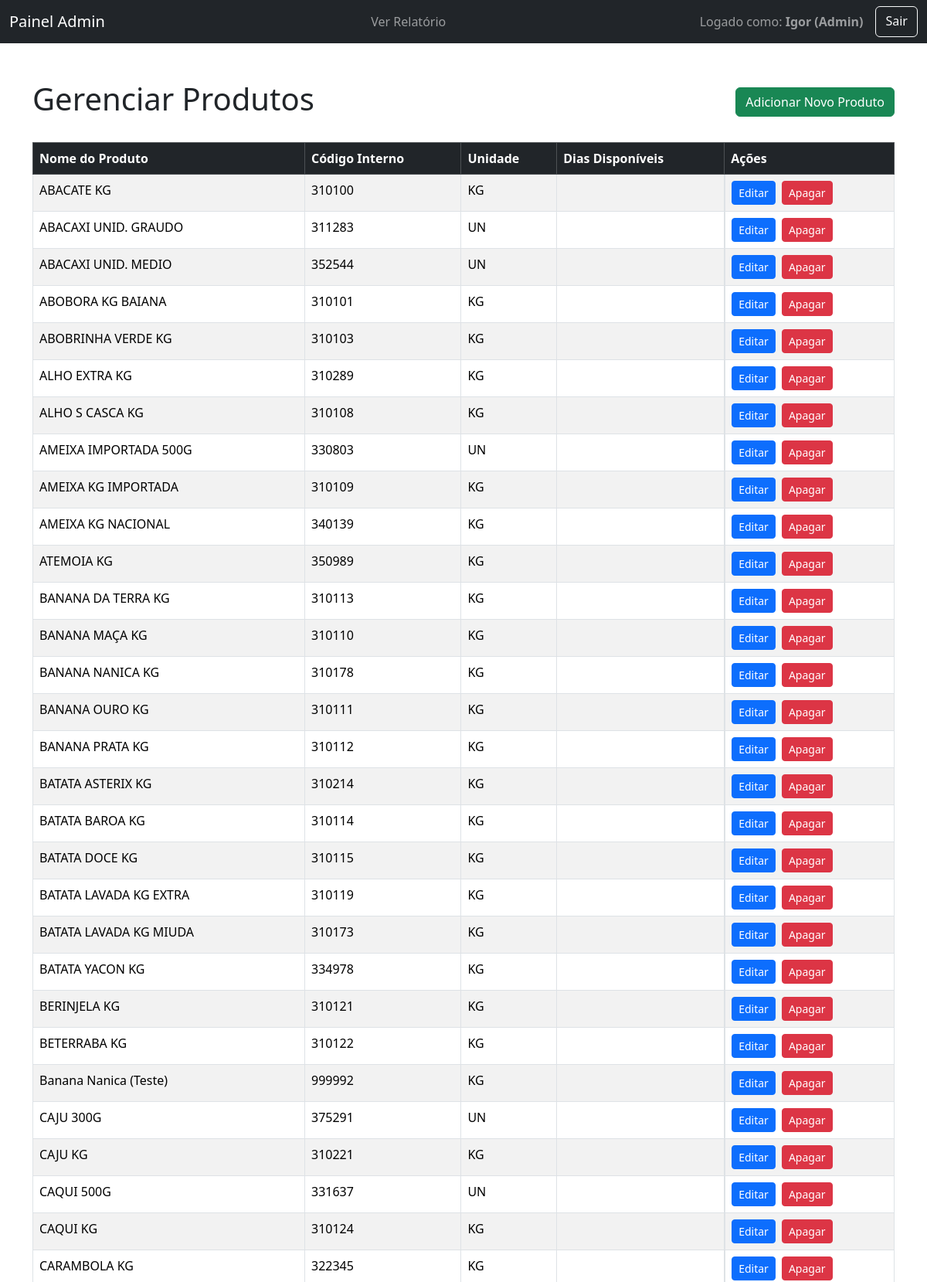
The page /admin/products (signed in, upper part) on the database its author committed.
### tables this page shows
CREATE TABLE products (id INTEGER PRIMARY KEY AUTOINCREMENT, name TEXT UNIQUE NOT NULL, unidade_fracionada TEXT NOT NULL, codigo_interno TEXT UNIQUE, cost NUMERIC(10, 2) DEFAULT 0.00);

### app.py (the view)
@app.route('/admin/products')
@admin_required
def admin_products():
    db = get_db()
    cursor = db.cursor()
    db_url = os.environ.get('DATABASE_URL')
    query = "SELECT p.id, p.name, p.unidade_fracionada, p.codigo_interno, STRING_AGG(CAST(pa.day_id AS TEXT), ',') as days_str FROM products p LEFT JOIN product_availability pa ON p.id = pa.product_id GROUP BY p.id, p.name, p.unidade_fracionada, p.codigo_interno ORDER BY p.name;" if db_url else "SELECT p.id, p.name, p.unidade_fracionada, p.codigo_interno, GROUP_CONCAT(pa.day_id) as days_str FROM products p LEFT JOIN product_availability pa ON p.id = pa.product_id GROUP BY p.id, p.name, p.unidade_fracionada, p.codigo_interno ORDER BY p.name;"
    cursor.execute(query)
    products_data = cursor.fetchall()
    products_list = [dict(zip([desc[0] for desc in cursor.description], row)) for row in products_data]
    db.close()
    id_to_day_name = {v: k for k, v in DIAS_PEDIDO.items()}
    for product in products_list:
        if product['days_str']:
            day_ids = [int(i) for i in product['days_str'].split(',')]
            product['days'] = sorted([id_to_day_name.get(day_id, '') for day_id in day_ids])
        else: product['days'] = []
    return render_template('admin/products.html', products=products_list)

### app.py (called while the page is built)
def get_db():
    db_url = os.environ.get('DATABASE_URL')
    if db_url:
        return psycopg2.connect(db_url)
    else:
        conn = sqlite3.connect(DATABASE)
        conn.row_factory = sqlite3.Row
        return conn

def admin_required(f):
    @wraps(f)
    def decorated_function(*args, **kwargs):
        if 'username' not in session: return redirect(url_for('login'))
        if session.get('role') != 'admin': return "Acesso negado.", 403
        return f(*args, **kwargs)
    return decorated_function

### templates/admin/products.html (shortened to what this page needs)
<!DOCTYPE html>
<html lang="pt-br">
<head>
    <link href="https://cdn.jsdelivr.net/npm/bootstrap@5.3.3/dist/css/bootstrap.min.css" rel="stylesheet">
</head>
<body>
    <nav class="navbar navbar-expand-lg navbar-dark bg-dark">
        <div class="container-fluid">
            <a class="navbar-brand" href="/admin">Painel Admin</a>
            <div class="navbar-nav">
                <a class="nav-link" href="/relatorio">Ver Relatório</a>
            </div>
            <div class="d-flex">
                <span class="navbar-text me-3">Logado como: <strong>{{ session.username }} (Admin)</strong></span>
                <a href="/logout" class="btn btn-outline-light">Sair</a>
            </div>
        </div>
    </nav>
    <div class="container mt-5">
        <div class="d-flex justify-content-between align-items-center mb-4">
            <h1>Gerenciar Produtos</h1>
            <a href="{{ url_for('admin_add_product') }}" class="btn btn-success">Adicionar Novo Produto</a>
        </div>
        <table class="table table-striped table-bordered">
            <thead class="table-dark">
                <tr>
                    <th>Nome do Produto</th>
                    <th>Código Interno</th>
                    <th>Unidade</th>
                    <th>Dias Disponíveis</th>
                    <th>Ações</th>
                </tr>
            </thead>
            <tbody>
                {% for product in products %}
                <tr>
                    <td>{{ product.name }}</td>
                    <td>{{ product.codigo_interno or 'N/A' }}</td>
                    <td>{{ product.unidade_fracionada }}</td>
                    <td>
                    </td>
                    <td class="d-flex">
                        <a href="{{ url_for('admin_edit_product', product_id=product.id) }}" class="btn btn-primary btn-sm me-2">Editar</a>
                        <form action="{{ url_for('admin_delete_product', product_id=product.id) }}" method="POST" onsubmit="return confirm('Você tem certeza que deseja apagar este produto?');">
                            <button type="submit" class="btn btn-danger btn-sm">Apagar</button>
                        </form>
                    </td>
                </tr>
                {% endfor %}
            </tbody>
        </table>
    </div>
</body>
</html>

### rows shown on the page
products: name "ABACATE KG", codigo_interno "310100", unidade_fracionada "KG"
products: name "ABACAXI UNID. GRAUDO", codigo_interno "311283", unidade_fracionada "UN"
products: name "ABACAXI UNID. MEDIO", codigo_interno "352544", unidade_fracionada "UN"
products: name "ABOBORA KG BAIANA", codigo_interno "310101", unidade_fracionada "KG"
products: name "ABOBRINHA VERDE KG", codigo_interno "310103", unidade_fracionada "KG"
products: name "ALHO EXTRA KG", codigo_interno "310289", unidade_fracionada "KG"
products: name "ALHO S CASCA KG", codigo_interno "310108", unidade_fracionada "KG"
products: name "AMEIXA IMPORTADA 500G", codigo_interno "330803", unidade_fracionada "UN"
products: name "AMEIXA KG IMPORTADA", codigo_interno "310109", unidade_fracionada "KG"
products: name "AMEIXA KG NACIONAL", codigo_interno "340139", unidade_fracionada "KG"
products: name "ATEMOIA KG", codigo_interno "350989", unidade_fracionada "KG"
products: name "BANANA DA TERRA KG", codigo_interno "310113", unidade_fracionada "KG"
products: name "BANANA MAÇA KG", codigo_interno "310110", unidade_fracionada "KG"
products: name "BANANA NANICA KG", codigo_interno "310178", unidade_fracionada "KG"
products: name "BANANA OURO KG", codigo_interno "310111", unidade_fracionada "KG"
products: name "BANANA PRATA KG", codigo_interno "310112", unidade_fracionada "KG"
products: name "BATATA ASTERIX KG", codigo_interno "310214", unidade_fracionada "KG"
products: name "BATATA BAROA KG", codigo_interno "310114", unidade_fracionada "KG"
products: name "BATATA DOCE KG", codigo_interno "310115", unidade_fracionada "KG"
products: name "BATATA LAVADA KG EXTRA", codigo_interno "310119", unidade_fracionada "KG"
products: name "BATATA LAVADA KG MIUDA", codigo_interno "310173", unidade_fracionada "KG"
products: name "BATATA YACON KG", codigo_interno "334978", unidade_fracionada "KG"
products: name "BERINJELA KG", codigo_interno "310121", unidade_fracionada "KG"
products: name "BETERRABA KG", codigo_interno "310122", unidade_fracionada "KG"
products: name "Banana Nanica (Teste)", codigo_interno "999992", unidade_fracionada "KG"
products: name "CAJU 300G", codigo_interno "375291", unidade_fracionada "UN"
products: name "CAJU KG", codigo_interno "310221", unidade_fracionada "KG"
products: name "CAQUI 500G", codigo_interno "331637", unidade_fracionada "UN"
products: name "CAQUI KG", codigo_interno "310124", unidade_fracionada "KG"
products: name "CARAMBOLA KG", codigo_interno "322345", unidade_fracionada "KG"

### other values the page prints
{{ session.username }} "Igor"
